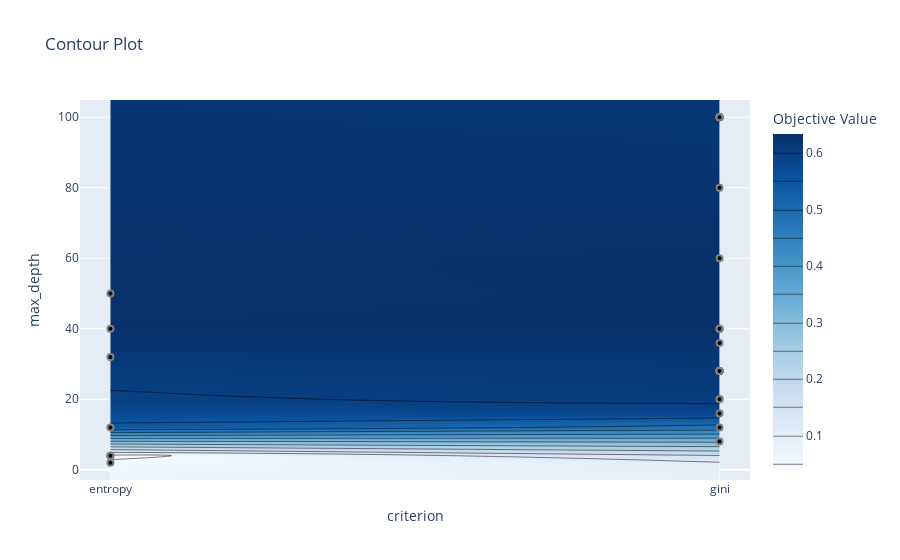

This figure's notebook cell:
### Code cell
# plots parameter interactive chart from we can choose which hyperparameter space has to explore
optuna.visualization.plot_contour(study)

### Figure 1 — Plotly figure (JSON) as saved in the notebook; plotly's stock layout.template omitted (floating-point values rounded to 4 significant figures)
{"data": [{"colorbar": {"title": {"text": "Objective Value"}}, "colorscale": [[0, "rgb(247,251,255)"], [0.125, "rgb(222,235,247)"], [0.25, "rgb(198,219,239)"], [0.375, "rgb(158,202,225)"], [0.5, "rgb(107,174,214)"], [0.625, "rgb(66,146,198)"], [0.75, "rgb(33,113,181)"], [0.875, "rgb(8,81,156)"], [1, "rgb(8,48,107)"]], "connectgaps": true, "contours": {"coloring": "heatmap"}, "hoverinfo": "none", "line": {"smoothing": 1.3}, "reversescale": false, "type": "contour", "x": ["entropy", "gini"], "y": [-2.9, 2, 4, 8, 12, 16, 20, 28, 32, 36, 40, 50, 60, 80, 100, 104.9], "z": [[null, null], [0.05819, null], [0.03914, null], [null, 0.3072], [0.5394, 0.4813], [null, 0.5837], [null, 0.6072], [null, 0.6144], [0.6139, null], [null, 0.6262], [0.6324, 0.6336], [0.6303, null], [null, 0.634], [null, 0.6238], [null, 0.6172], [null, null]]}, {"marker": {"color": "black", "line": {"color": "Grey", "width": 2}}, "mode": "markers", "showlegend": false, "type": "scatter", "x": ["entropy", "entropy", "entropy", "entropy", "entropy", "entropy", "entropy", "gini", "gini", "entropy", "gini", "gini", "gini", "gini", "gini", "gini", "gini", "gini", "gini", "gini", "gini", "gini", "gini", "gini", "gini", "gini", "gini", "gini", "gini", "gini"], "y": [50, 32, 2, 4, 4, 12, 40, 8, 12, 4, 40, 40, 40, 100, 100, 60, 100, 100, 36, 16, 80, 100, 20, 28, 20, 28, 28, 28, 28, 28]}], "layout": {"title": {"text": "Contour Plot"}, "xaxis": {"range": [-0.05, 1.05], "title": {"text": "criterion"}, "type": "category"}, "yaxis": {"range": [-2.9, 104.9], "title": {"text": "max_depth"}}}}
